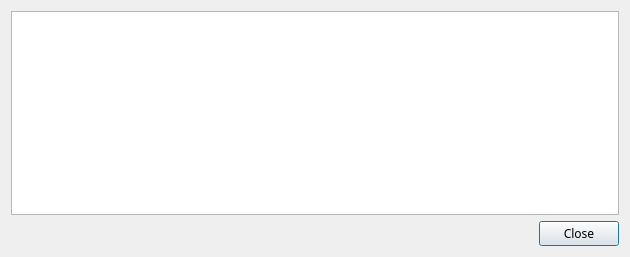
<?xml version="1.0" encoding="UTF-8"?>
<ui version="4.0">
 <class>TransactionDescDialog</class>
 <widget class="QDialog" name="TransactionDescDialog">
  <property name="geometry">
   <rect>
    <x>0</x>
    <y>0</y>
    <width>630</width>
    <height>257</height>
   </rect>
  </property>
  <property name="font">
   <font>
    <family>Sawasdee</family>
   </font>
  </property>
  <property name="windowTitle">
   <string>Transaction details</string>
  </property>
  <layout class="QVBoxLayout" name="verticalLayout">
   <item>
    <widget class="QTextEdit" name="detailText">
     <property name="toolTip">
      <string>This pane shows a detailed description of the transaction</string>
     </property>
     <property name="readOnly">
      <bool>true</bool>
     </property>
    </widget>
   </item>
   <item>
    <widget class="QDialogButtonBox" name="buttonBox">
     <property name="orientation">
      <enum>Qt::Horizontal</enum>
     </property>
     <property name="standardButtons">
      <set>QDialogButtonBox::Close</set>
     </property>
    </widget>
   </item>
  </layout>
 </widget>
 <resources/>
 <connections>
  <connection>
   <sender>buttonBox</sender>
   <signal>accepted()</signal>
   <receiver>TransactionDescDialog</receiver>
   <slot>accept()</slot>
   <hints>
    <hint type="sourcelabel">
     <x>248</x>
     <y>254</y>
    </hint>
    <hint type="destinationlabel">
     <x>157</x>
     <y>274</y>
    </hint>
   </hints>
  </connection>
  <connection>
   <sender>buttonBox</sender>
   <signal>rejected()</signal>
   <receiver>TransactionDescDialog</receiver>
   <slot>reject()</slot>
   <hints>
    <hint type="sourcelabel">
     <x>316</x>
     <y>260</y>
    </hint>
    <hint type="destinationlabel">
     <x>286</x>
     <y>274</y>
    </hint>
   </hints>
  </connection>
 </connections>
</ui>
